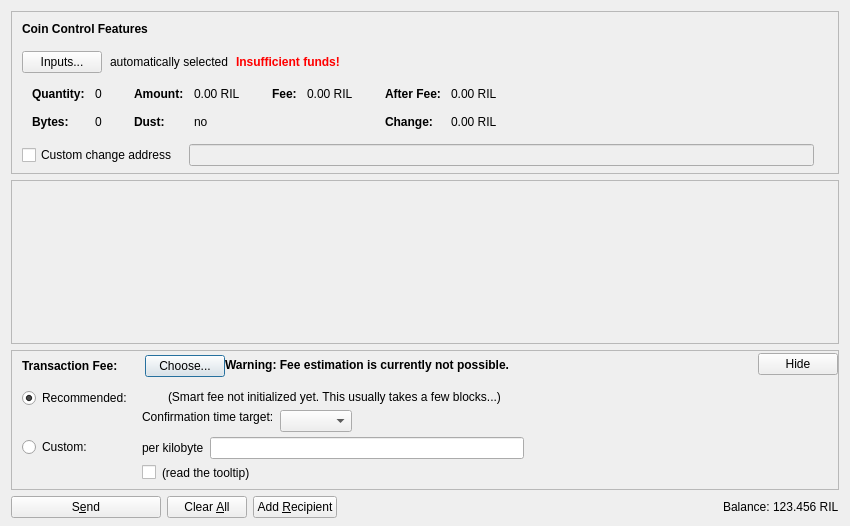
<?xml version="1.0" encoding="UTF-8"?>
<ui version="4.0">
 <class>SendCoinsDialog</class>
 <widget class="QDialog" name="SendCoinsDialog">
  <property name="geometry">
   <rect>
    <x>0</x>
    <y>0</y>
    <width>850</width>
    <height>526</height>
   </rect>
  </property>
  <property name="windowTitle">
   <string>Send Coins</string>
  </property>
  <layout class="QVBoxLayout" name="verticalLayout" stretch="0,1,0,0">
   <property name="bottomMargin">
    <number>8</number>
   </property>
   <item>
    <widget class="QFrame" name="frameCoinControl">
     <property name="sizePolicy">
      <sizepolicy hsizetype="Expanding" vsizetype="Expanding">
       <horstretch>0</horstretch>
       <verstretch>0</verstretch>
      </sizepolicy>
     </property>
     <property name="maximumSize">
      <size>
       <width>16777215</width>
       <height>16777215</height>
      </size>
     </property>
     <property name="frameShape">
      <enum>QFrame::StyledPanel</enum>
     </property>
     <property name="frameShadow">
      <enum>QFrame::Sunken</enum>
     </property>
     <layout class="QVBoxLayout" name="verticalLayoutCoinControl2">
      <property name="spacing">
       <number>0</number>
      </property>
      <property name="leftMargin">
       <number>0</number>
      </property>
      <property name="topMargin">
       <number>0</number>
      </property>
      <property name="rightMargin">
       <number>0</number>
      </property>
      <property name="bottomMargin">
       <number>6</number>
      </property>
      <item>
       <layout class="QVBoxLayout" name="verticalLayoutCoinControl" stretch="0,0,0,0,1">
        <property name="spacing">
         <number>0</number>
        </property>
        <property name="leftMargin">
         <number>10</number>
        </property>
        <property name="topMargin">
         <number>10</number>
        </property>
        <item>
         <layout class="QHBoxLayout" name="horizontalLayoutCoinControl1">
          <property name="bottomMargin">
           <number>15</number>
          </property>
          <item>
           <widget class="QLabel" name="labelCoinControlFeatures">
            <property name="sizePolicy">
             <sizepolicy hsizetype="Preferred" vsizetype="Maximum">
              <horstretch>0</horstretch>
              <verstretch>0</verstretch>
             </sizepolicy>
            </property>
            <property name="font">
             <font>
              <weight>75</weight>
              <bold>true</bold>
             </font>
            </property>
            <property name="styleSheet">
             <string notr="true">font-weight:bold;</string>
            </property>
            <property name="text">
             <string>Coin Control Features</string>
            </property>
           </widget>
          </item>
         </layout>
        </item>
        <item>
         <layout class="QHBoxLayout" name="horizontalLayoutCoinControl2" stretch="0,0,0,0">
          <property name="spacing">
           <number>8</number>
          </property>
          <property name="bottomMargin">
           <number>10</number>
          </property>
          <item>
           <widget class="QPushButton" name="pushButtonCoinControl">
            <property name="styleSheet">
             <string notr="true"/>
            </property>
            <property name="text">
             <string>Inputs...</string>
            </property>
            <property name="autoDefault">
             <bool>false</bool>
            </property>
           </widget>
          </item>
          <item>
           <widget class="QLabel" name="labelCoinControlAutomaticallySelected">
            <property name="text">
             <string>automatically selected</string>
            </property>
            <property name="margin">
             <number>5</number>
            </property>
           </widget>
          </item>
          <item>
           <widget class="QLabel" name="labelCoinControlInsuffFunds">
            <property name="font">
             <font>
              <weight>75</weight>
              <bold>true</bold>
             </font>
            </property>
            <property name="styleSheet">
             <string notr="true">color:red;font-weight:bold;</string>
            </property>
            <property name="text">
             <string>Insufficient funds!</string>
            </property>
            <property name="margin">
             <number>5</number>
            </property>
           </widget>
          </item>
          <item>
           <spacer name="horizontalSpacerCoinControl">
            <property name="orientation">
             <enum>Qt::Horizontal</enum>
            </property>
            <property name="sizeHint" stdset="0">
             <size>
              <width>40</width>
              <height>1</height>
             </size>
            </property>
           </spacer>
          </item>
         </layout>
        </item>
        <item>
         <widget class="QWidget" name="widgetCoinControl" native="true">
          <property name="sizePolicy">
           <sizepolicy hsizetype="Preferred" vsizetype="Preferred">
            <horstretch>0</horstretch>
            <verstretch>0</verstretch>
           </sizepolicy>
          </property>
          <property name="minimumSize">
           <size>
            <width>0</width>
            <height>0</height>
           </size>
          </property>
          <property name="styleSheet">
           <string notr="true"/>
          </property>
          <layout class="QHBoxLayout" name="horizontalLayoutCoinControl5">
           <property name="leftMargin">
            <number>0</number>
           </property>
           <property name="topMargin">
            <number>0</number>
           </property>
           <property name="rightMargin">
            <number>0</number>
           </property>
           <property name="bottomMargin">
            <number>0</number>
           </property>
           <item>
            <layout class="QHBoxLayout" name="horizontalLayoutCoinControl3" stretch="0,0,0,1">
             <property name="spacing">
              <number>20</number>
             </property>
             <property name="topMargin">
              <number>0</number>
             </property>
             <property name="bottomMargin">
              <number>10</number>
             </property>
             <item>
              <layout class="QFormLayout" name="formLayoutCoinControl1">
               <property name="horizontalSpacing">
                <number>10</number>
               </property>
               <property name="verticalSpacing">
                <number>14</number>
               </property>
               <property name="leftMargin">
                <number>10</number>
               </property>
               <property name="topMargin">
                <number>4</number>
               </property>
               <property name="rightMargin">
                <number>6</number>
               </property>
               <item row="0" column="0">
                <widget class="QLabel" name="labelCoinControlQuantityText">
                 <property name="font">
                  <font>
                   <weight>75</weight>
                   <bold>true</bold>
                  </font>
                 </property>
                 <property name="text">
                  <string>Quantity:</string>
                 </property>
                 <property name="margin">
                  <number>0</number>
                 </property>
                </widget>
               </item>
               <item row="0" column="1">
                <widget class="QLabel" name="labelCoinControlQuantity">
                 <property name="cursor">
                  <cursorShape>IBeamCursor</cursorShape>
                 </property>
                 <property name="contextMenuPolicy">
                  <enum>Qt::ActionsContextMenu</enum>
                 </property>
                 <property name="text">
                  <string notr="true">0</string>
                 </property>
                 <property name="margin">
                  <number>0</number>
                 </property>
                 <property name="textInteractionFlags">
                  <set>Qt::LinksAccessibleByMouse|Qt::TextSelectableByKeyboard|Qt::TextSelectableByMouse</set>
                 </property>
                </widget>
               </item>
               <item row="1" column="0">
                <widget class="QLabel" name="labelCoinControlBytesText">
                 <property name="font">
                  <font>
                   <weight>75</weight>
                   <bold>true</bold>
                  </font>
                 </property>
                 <property name="text">
                  <string>Bytes:</string>
                 </property>
                </widget>
               </item>
               <item row="1" column="1">
                <widget class="QLabel" name="labelCoinControlBytes">
                 <property name="cursor">
                  <cursorShape>IBeamCursor</cursorShape>
                 </property>
                 <property name="contextMenuPolicy">
                  <enum>Qt::ActionsContextMenu</enum>
                 </property>
                 <property name="text">
                  <string notr="true">0</string>
                 </property>
                 <property name="textInteractionFlags">
                  <set>Qt::LinksAccessibleByMouse|Qt::TextSelectableByKeyboard|Qt::TextSelectableByMouse</set>
                 </property>
                </widget>
               </item>
              </layout>
             </item>
             <item>
              <layout class="QFormLayout" name="formLayoutCoinControl2">
               <property name="horizontalSpacing">
                <number>10</number>
               </property>
               <property name="verticalSpacing">
                <number>14</number>
               </property>
               <property name="leftMargin">
                <number>6</number>
               </property>
               <property name="topMargin">
                <number>4</number>
               </property>
               <property name="rightMargin">
                <number>6</number>
               </property>
               <item row="0" column="0">
                <widget class="QLabel" name="labelCoinControlAmountText">
                 <property name="font">
                  <font>
                   <weight>75</weight>
                   <bold>true</bold>
                  </font>
                 </property>
                 <property name="text">
                  <string>Amount:</string>
                 </property>
                 <property name="margin">
                  <number>0</number>
                 </property>
                </widget>
               </item>
               <item row="0" column="1">
                <widget class="QLabel" name="labelCoinControlAmount">
                 <property name="cursor">
                  <cursorShape>IBeamCursor</cursorShape>
                 </property>
                 <property name="contextMenuPolicy">
                  <enum>Qt::ActionsContextMenu</enum>
                 </property>
                 <property name="text">
                  <string notr="true">0.00 RIL</string>
                 </property>
                 <property name="textInteractionFlags">
                  <set>Qt::LinksAccessibleByMouse|Qt::TextSelectableByKeyboard|Qt::TextSelectableByMouse</set>
                 </property>
                </widget>
               </item>
               <item row="1" column="0">
                <widget class="QLabel" name="labelCoinControlLowOutputText">
                 <property name="font">
                  <font>
                   <weight>75</weight>
                   <bold>true</bold>
                  </font>
                 </property>
                 <property name="text">
                  <string>Dust:</string>
                 </property>
                </widget>
               </item>
               <item row="1" column="1">
                <widget class="QLabel" name="labelCoinControlLowOutput">
                 <property name="cursor">
                  <cursorShape>IBeamCursor</cursorShape>
                 </property>
                 <property name="contextMenuPolicy">
                  <enum>Qt::ActionsContextMenu</enum>
                 </property>
                 <property name="text">
                  <string notr="true">no</string>
                 </property>
                 <property name="textInteractionFlags">
                  <set>Qt::LinksAccessibleByMouse|Qt::TextSelectableByKeyboard|Qt::TextSelectableByMouse</set>
                 </property>
                </widget>
               </item>
              </layout>
             </item>
             <item>
              <layout class="QFormLayout" name="formLayoutCoinControl3">
               <property name="horizontalSpacing">
                <number>10</number>
               </property>
               <property name="verticalSpacing">
                <number>14</number>
               </property>
               <property name="leftMargin">
                <number>6</number>
               </property>
               <property name="topMargin">
                <number>4</number>
               </property>
               <property name="rightMargin">
                <number>6</number>
               </property>
               <item row="0" column="0">
                <widget class="QLabel" name="labelCoinControlFeeText">
                 <property name="font">
                  <font>
                   <weight>75</weight>
                   <bold>true</bold>
                  </font>
                 </property>
                 <property name="text">
                  <string>Fee:</string>
                 </property>
                 <property name="margin">
                  <number>0</number>
                 </property>
                </widget>
               </item>
               <item row="0" column="1">
                <widget class="QLabel" name="labelCoinControlFee">
                 <property name="cursor">
                  <cursorShape>IBeamCursor</cursorShape>
                 </property>
                 <property name="contextMenuPolicy">
                  <enum>Qt::ActionsContextMenu</enum>
                 </property>
                 <property name="text">
                  <string notr="true">0.00 RIL</string>
                 </property>
                 <property name="textInteractionFlags">
                  <set>Qt::LinksAccessibleByMouse|Qt::TextSelectableByKeyboard|Qt::TextSelectableByMouse</set>
                 </property>
                </widget>
               </item>
              </layout>
             </item>
             <item>
              <layout class="QFormLayout" name="formLayoutCoinControl4">
               <property name="horizontalSpacing">
                <number>10</number>
               </property>
               <property name="verticalSpacing">
                <number>14</number>
               </property>
               <property name="leftMargin">
                <number>6</number>
               </property>
               <property name="topMargin">
                <number>4</number>
               </property>
               <property name="rightMargin">
                <number>6</number>
               </property>
               <item row="0" column="0">
                <widget class="QLabel" name="labelCoinControlAfterFeeText">
                 <property name="font">
                  <font>
                   <weight>75</weight>
                   <bold>true</bold>
                  </font>
                 </property>
                 <property name="text">
                  <string>After Fee:</string>
                 </property>
                 <property name="margin">
                  <number>0</number>
                 </property>
                </widget>
               </item>
               <item row="0" column="1">
                <widget class="QLabel" name="labelCoinControlAfterFee">
                 <property name="cursor">
                  <cursorShape>IBeamCursor</cursorShape>
                 </property>
                 <property name="contextMenuPolicy">
                  <enum>Qt::ActionsContextMenu</enum>
                 </property>
                 <property name="text">
                  <string notr="true">0.00 RIL</string>
                 </property>
                 <property name="textInteractionFlags">
                  <set>Qt::LinksAccessibleByMouse|Qt::TextSelectableByKeyboard|Qt::TextSelectableByMouse</set>
                 </property>
                </widget>
               </item>
               <item row="1" column="0">
                <widget class="QLabel" name="labelCoinControlChangeText">
                 <property name="font">
                  <font>
                   <weight>75</weight>
                   <bold>true</bold>
                  </font>
                 </property>
                 <property name="text">
                  <string>Change:</string>
                 </property>
                </widget>
               </item>
               <item row="1" column="1">
                <widget class="QLabel" name="labelCoinControlChange">
                 <property name="cursor">
                  <cursorShape>IBeamCursor</cursorShape>
                 </property>
                 <property name="contextMenuPolicy">
                  <enum>Qt::ActionsContextMenu</enum>
                 </property>
                 <property name="text">
                  <string notr="true">0.00 RIL</string>
                 </property>
                 <property name="textInteractionFlags">
                  <set>Qt::LinksAccessibleByMouse|Qt::TextSelectableByKeyboard|Qt::TextSelectableByMouse</set>
                 </property>
                </widget>
               </item>
              </layout>
             </item>
            </layout>
           </item>
          </layout>
         </widget>
        </item>
        <item>
         <layout class="QHBoxLayout" name="horizontalLayoutCoinControl4" stretch="0,0,0">
          <property name="spacing">
           <number>12</number>
          </property>
          <property name="sizeConstraint">
           <enum>QLayout::SetDefaultConstraint</enum>
          </property>
          <property name="topMargin">
           <number>5</number>
          </property>
          <property name="rightMargin">
           <number>5</number>
          </property>
          <item>
           <widget class="QCheckBox" name="checkBoxCoinControlChange">
            <property name="toolTip">
             <string>If this is activated, but the change address is empty or invalid, change will be sent to a newly generated address.</string>
            </property>
            <property name="text">
             <string>Custom change address</string>
            </property>
           </widget>
          </item>
          <item>
           <widget class="QValidatedLineEdit" name="lineEditCoinControlChange">
            <property name="enabled">
             <bool>false</bool>
            </property>
            <property name="sizePolicy">
             <sizepolicy hsizetype="Expanding" vsizetype="Fixed">
              <horstretch>0</horstretch>
              <verstretch>0</verstretch>
             </sizepolicy>
            </property>
           </widget>
          </item>
          <item>
           <widget class="QLabel" name="labelCoinControlChangeLabel">
            <property name="sizePolicy">
             <sizepolicy hsizetype="Preferred" vsizetype="Expanding">
              <horstretch>0</horstretch>
              <verstretch>0</verstretch>
             </sizepolicy>
            </property>
            <property name="minimumSize">
             <size>
              <width>0</width>
              <height>0</height>
             </size>
            </property>
            <property name="text">
             <string/>
            </property>
            <property name="margin">
             <number>3</number>
            </property>
           </widget>
          </item>
         </layout>
        </item>
        <item>
         <spacer name="verticalSpacerCoinControl">
          <property name="orientation">
           <enum>Qt::Vertical</enum>
          </property>
          <property name="sizeHint" stdset="0">
           <size>
            <width>800</width>
            <height>1</height>
           </size>
          </property>
         </spacer>
        </item>
       </layout>
      </item>
     </layout>
    </widget>
   </item>
   <item>
    <widget class="QScrollArea" name="scrollArea">
     <property name="widgetResizable">
      <bool>true</bool>
     </property>
     <widget class="QWidget" name="scrollAreaWidgetContents">
      <property name="geometry">
       <rect>
        <x>0</x>
        <y>0</y>
        <width>830</width>
        <height>104</height>
       </rect>
      </property>
      <layout class="QVBoxLayout" name="verticalLayout_2" stretch="0,1">
       <property name="leftMargin">
        <number>0</number>
       </property>
       <property name="topMargin">
        <number>0</number>
       </property>
       <property name="rightMargin">
        <number>0</number>
       </property>
       <property name="bottomMargin">
        <number>0</number>
       </property>
       <item>
        <layout class="QVBoxLayout" name="entries">
         <property name="spacing">
          <number>6</number>
         </property>
        </layout>
       </item>
       <item>
        <spacer name="verticalSpacer">
         <property name="orientation">
          <enum>Qt::Vertical</enum>
         </property>
         <property name="sizeHint" stdset="0">
          <size>
           <width>20</width>
           <height>40</height>
          </size>
         </property>
        </spacer>
       </item>
      </layout>
     </widget>
    </widget>
   </item>
   <item>
    <widget class="QFrame" name="frameFee">
     <property name="sizePolicy">
      <sizepolicy hsizetype="Expanding" vsizetype="Expanding">
       <horstretch>0</horstretch>
       <verstretch>0</verstretch>
      </sizepolicy>
     </property>
     <property name="maximumSize">
      <size>
       <width>16777215</width>
       <height>16777215</height>
      </size>
     </property>
     <property name="frameShape">
      <enum>QFrame::StyledPanel</enum>
     </property>
     <property name="frameShadow">
      <enum>QFrame::Sunken</enum>
     </property>
     <layout class="QVBoxLayout" name="verticalLayoutFee1">
      <property name="spacing">
       <number>0</number>
      </property>
      <property name="leftMargin">
       <number>0</number>
      </property>
      <property name="topMargin">
       <number>0</number>
      </property>
      <property name="rightMargin">
       <number>0</number>
      </property>
      <property name="bottomMargin">
       <number>0</number>
      </property>
      <item>
       <layout class="QVBoxLayout" name="verticalLayoutFee2" stretch="0,0,0">
        <property name="spacing">
         <number>0</number>
        </property>
        <property name="leftMargin">
         <number>10</number>
        </property>
        <property name="topMargin">
         <number>0</number>
        </property>
        <item>
         <layout class="QHBoxLayout" name="horizontalLayoutFee1">
          <property name="bottomMargin">
           <number>0</number>
          </property>
          <item>
           <layout class="QVBoxLayout" name="verticalLayoutFee7">
            <property name="spacing">
             <number>0</number>
            </property>
            <item>
             <spacer name="verticalSpacerSmartFee">
              <property name="orientation">
               <enum>Qt::Vertical</enum>
              </property>
              <property name="sizeType">
               <enum>QSizePolicy::Fixed</enum>
              </property>
              <property name="sizeHint" stdset="0">
               <size>
                <width>1</width>
                <height>4</height>
               </size>
              </property>
             </spacer>
            </item>
            <item>
             <layout class="QHBoxLayout" name="horizontalLayoutSmartFee">
              <property name="spacing">
               <number>10</number>
              </property>
              <item>
               <widget class="QLabel" name="labelFeeHeadline">
                <property name="sizePolicy">
                 <sizepolicy hsizetype="Preferred" vsizetype="Maximum">
                  <horstretch>0</horstretch>
                  <verstretch>0</verstretch>
                 </sizepolicy>
                </property>
                <property name="font">
                 <font>
                  <weight>75</weight>
                  <bold>true</bold>
                 </font>
                </property>
                <property name="styleSheet">
                 <string notr="true">font-weight:bold;</string>
                </property>
                <property name="text">
                 <string>Transaction Fee:</string>
                </property>
               </widget>
              </item>
              <item>
               <widget class="QLabel" name="labelFeeMinimized">
                <property name="text">
                 <string/>
                </property>
               </widget>
              </item>
              <item>
               <widget class="QPushButton" name="buttonChooseFee">
                <property name="text">
                 <string>Choose...</string>
                </property>
               </widget>
              </item>
             </layout>
            </item>
            <item>
             <spacer name="verticalSpacer_5">
              <property name="orientation">
               <enum>Qt::Vertical</enum>
              </property>
              <property name="sizeHint" stdset="0">
               <size>
                <width>1</width>
                <height>1</height>
               </size>
              </property>
             </spacer>
            </item>
           </layout>
          </item>
          <item>
           <widget class="QLabel" name="fallbackFeeWarningLabel">
            <property name="toolTip">
             <string>Using the fallbackfee can result in sending a transaction that will take several hours or days (or never) to confirm. Consider choosing your fee manually or wait until you have validated the complete chain.</string>
            </property>
            <property name="font">
            <font>
                <weight>75</weight>
                <bold>true</bold>
            </font>
            </property>
            <property name="text">
             <string>Warning: Fee estimation is currently not possible.</string>
            </property>
            <property name="wordWrap">
             <bool>false</bool>
            </property>
           </widget>
          </item>
          <item>
           <spacer name="horizontalSpacer_4">
            <property name="orientation">
             <enum>Qt::Horizontal</enum>
            </property>
            <property name="sizeType">
             <enum>QSizePolicy::MinimumExpanding</enum>
            </property>
            <property name="sizeHint" stdset="0">
             <size>
              <width>40</width>
              <height>20</height>
             </size>
            </property>
           </spacer>
          </item>
          <item>
           <widget class="QPushButton" name="buttonMinimizeFee">
            <property name="toolTip">
             <string>collapse fee-settings</string>
            </property>
            <property name="text">
             <string>Hide</string>
            </property>
           </widget>
          </item>
         </layout>
        </item>
        <item>
         <widget class="QFrame" name="frameFeeSelection">
          <layout class="QVBoxLayout" name="verticalLayoutFee12">
           <property name="spacing">
            <number>0</number>
           </property>
           <property name="leftMargin">
            <number>0</number>
           </property>
           <property name="topMargin">
            <number>0</number>
           </property>
           <property name="rightMargin">
            <number>0</number>
           </property>
           <property name="bottomMargin">
            <number>0</number>
           </property>
           <item>
            <layout class="QGridLayout" name="gridLayoutFee">
             <property name="topMargin">
              <number>10</number>
             </property>
             <property name="bottomMargin">
              <number>4</number>
             </property>
             <property name="horizontalSpacing">
              <number>10</number>
             </property>
             <property name="verticalSpacing">
              <number>4</number>
             </property>
             <item row="1" column="1">
              <layout class="QVBoxLayout" name="verticalLayoutFee8">
               <property name="spacing">
                <number>6</number>
               </property>
               <item>
                <layout class="QHBoxLayout" name="horizontalLayoutFee13">
                 <item>
                  <widget class="QLabel" name="labelCustomPerKilobyte">
                   <property name="toolTip">
                    <string>If the custom fee is set to 1000 satoshis and the transaction is only 250 bytes, then &quot;per kilobyte&quot; only pays 250 satoshis in fee, while &quot;total at least&quot; pays 1000 satoshis. For transactions bigger than a kilobyte both pay by kilobyte.</string>
                   </property>
                   <property name="text">
                    <string>per kilobyte</string>
                   </property>
                  </widget>
                 </item>
                 <item>
                  <widget class="BitcoinAmountField" name="customFee"/>
                 </item>
                 <item>
                  <spacer name="horizontalSpacer_6">
                   <property name="orientation">
                    <enum>Qt::Horizontal</enum>
                   </property>
                   <property name="sizeHint" stdset="0">
                    <size>
                     <width>1</width>
                     <height>1</height>
                    </size>
                   </property>
                  </spacer>
                 </item>
                </layout>
               </item>
               <item>
                <layout class="QHBoxLayout" name="horizontalLayoutFee8">
                 <item>
                  <widget class="QCheckBox" name="checkBoxMinimumFee">
                   <property name="toolTip">
                    <string>Paying only the minimum fee is just fine as long as there is less transaction volume than space in the blocks. But be aware that this can end up in a never confirming transaction once there is more demand for rilcoin transactions than the network can process.</string>
                   </property>
                   <property name="text">
                    <string/>
                   </property>
                  </widget>
                 </item>
                 <item>
                  <widget class="QLabel" name="labelMinFeeWarning">
                   <property name="enabled">
                    <bool>true</bool>
                   </property>
                   <property name="toolTip">
                    <string>Paying only the minimum fee is just fine as long as there is less transaction volume than space in the blocks. But be aware that this can end up in a never confirming transaction once there is more demand for rilcoin transactions than the network can process.</string>
                   </property>
                   <property name="text">
                    <string>(read the tooltip)</string>
                   </property>
                   <property name="margin">
                    <number>5</number>
                   </property>
                  </widget>
                 </item>
                 <item>
                  <spacer name="horizontalSpacer_2">
                   <property name="orientation">
                    <enum>Qt::Horizontal</enum>
                   </property>
                   <property name="sizeHint" stdset="0">
                    <size>
                     <width>1</width>
                     <height>1</height>
                    </size>
                   </property>
                  </spacer>
                 </item>
                </layout>
               </item>
              </layout>
             </item>
             <item row="0" column="0">
              <layout class="QVBoxLayout" name="verticalLayoutFee4" stretch="0,1">
               <item>
                <widget class="QRadioButton" name="radioSmartFee">
                 <property name="text">
                  <string>Recommended:</string>
                 </property>
                 <property name="checked">
                  <bool>true</bool>
                 </property>
                 <attribute name="buttonGroup">
                  <string notr="true">groupFee</string>
                 </attribute>
                </widget>
               </item>
               <item>
                <spacer name="verticalSpacer_2">
                 <property name="orientation">
                  <enum>Qt::Vertical</enum>
                 </property>
                 <property name="sizeHint" stdset="0">
                  <size>
                   <width>1</width>
                   <height>1</height>
                  </size>
                 </property>
                </spacer>
               </item>
              </layout>
             </item>
             <item row="1" column="0">
              <layout class="QVBoxLayout" name="verticalLayoutFee9" stretch="0,1">
               <item>
                <widget class="QRadioButton" name="radioCustomFee">
                 <property name="text">
                  <string>Custom:</string>
                 </property>
                 <attribute name="buttonGroup">
                  <string notr="true">groupFee</string>
                 </attribute>
                </widget>
               </item>
               <item>
                <spacer name="verticalSpacer_6">
                 <property name="orientation">
                  <enum>Qt::Vertical</enum>
                 </property>
                 <property name="sizeHint" stdset="0">
                  <size>
                   <width>1</width>
                   <height>1</height>
                  </size>
                 </property>
                </spacer>
               </item>
              </layout>
             </item>
             <item row="0" column="1">
              <layout class="QVBoxLayout" name="verticalLayoutFee3" stretch="0,0,1">
               <property name="spacing">
                <number>6</number>
               </property>
               <property name="topMargin">
                <number>2</number>
               </property>
               <item>
                <layout class="QHBoxLayout" name="horizontalLayoutFee12">
                 <item>
                  <widget class="QLabel" name="labelSmartFee">
                   <property name="text">
                    <string/>
                   </property>
                   <property name="margin">
                    <number>2</number>
                   </property>
                  </widget>
                 </item>
                 <item>
                  <widget class="QLabel" name="labelFeeEstimation">
                   <property name="text">
                    <string/>
                   </property>
                  </widget>
                 </item>
                 <item>
                  <widget class="QLabel" name="labelSmartFee2">
                   <property name="text">
                    <string>(Smart fee not initialized yet. This usually takes a few blocks...)</string>
                   </property>
                   <property name="margin">
                    <number>2</number>
                   </property>
                  </widget>
                 </item>
                 <item>
                  <spacer name="horizontalSpacer_5">
                   <property name="orientation">
                    <enum>Qt::Horizontal</enum>
                   </property>
                   <property name="sizeHint" stdset="0">
                    <size>
                     <width>1</width>
                     <height>1</height>
                    </size>
                   </property>
                  </spacer>
                 </item>
                </layout>
               </item>
               <item>
                <layout class="QHBoxLayout" name="horizontalLayoutFee9">
                 <item>
                  <layout class="QVBoxLayout" name="verticalLayoutFee6">
                   <item>
                    <widget class="QLabel" name="labelSmartFee3">
                     <property name="text">
                      <string>Confirmation time target:</string>
                     </property>
                     <property name="margin">
                      <number>2</number>
                     </property>
                    </widget>
                   </item>
                   <item>
                    <spacer name="verticalSpacer_3">
                     <property name="orientation">
                      <enum>Qt::Vertical</enum>
                     </property>
                     <property name="sizeHint" stdset="0">
                      <size>
                       <width>1</width>
                       <height>1</height>
                      </size>
                     </property>
                    </spacer>
                   </item>
                  </layout>
                 </item>
                 <item>
                  <layout class="QVBoxLayout" name="verticalLayoutFee5">
                   <property name="rightMargin">
                    <number>30</number>
                   </property>
                   <item>
                    <layout class="QHBoxLayout" name="horizontalLayoutConfTarget">
                     <property name="bottomMargin">
                      <number>0</number>
                     </property>
                     <item>
                      <widget class="QComboBox" name="confTargetSelector"/>
                     </item>
                     <item>
                      <spacer name="horizontalSpacerConfTarget">
                       <property name="orientation">
                        <enum>Qt::Horizontal</enum>
                       </property>
                       <property name="sizeHint" stdset="0">
                        <size>
                         <width>40</width>
                         <height>20</height>
                        </size>
                       </property>
                      </spacer>
                     </item>
                    </layout>
                   </item>
                  </layout>
                 </item>
                </layout>
               </item>
               <item>
                <spacer name="verticalSpacer_4">
                 <property name="orientation">
                  <enum>Qt::Vertical</enum>
                 </property>
                 <property name="sizeHint" stdset="0">
                  <size>
                   <width>1</width>
                   <height>1</height>
                  </size>
                 </property>
                </spacer>
               </item>
              </layout>
             </item>
            </layout>
           </item>
          </layout>
         </widget>
        </item>
        <item>
         <spacer name="verticalSpacerFee">
          <property name="orientation">
           <enum>Qt::Vertical</enum>
          </property>
          <property name="sizeHint" stdset="0">
           <size>
            <width>40</width>
            <height>5</height>
           </size>
          </property>
         </spacer>
        </item>
       </layout>
      </item>
     </layout>
    </widget>
   </item>
   <item>
    <layout class="QHBoxLayout" name="horizontalLayout">
     <item>
      <widget class="QPushButton" name="sendButton">
       <property name="minimumSize">
        <size>
         <width>150</width>
         <height>0</height>
        </size>
       </property>
       <property name="toolTip">
        <string>Confirm the send action</string>
       </property>
       <property name="text">
        <string>S&amp;end</string>
       </property>
       <property name="icon">
        <iconset resource="../bitcoin.qrc">
         <normaloff>:/icons/send</normaloff>:/icons/send</iconset>
       </property>
       <property name="autoDefault">
        <bool>false</bool>
       </property>
       <property name="default">
        <bool>false</bool>
       </property>
      </widget>
     </item>
     <item>
      <widget class="QPushButton" name="clearButton">
       <property name="sizePolicy">
        <sizepolicy hsizetype="Minimum" vsizetype="Fixed">
         <horstretch>0</horstretch>
         <verstretch>0</verstretch>
        </sizepolicy>
       </property>
       <property name="toolTip">
        <string>Clear all fields of the form.</string>
       </property>
       <property name="text">
        <string>Clear &amp;All</string>
       </property>
       <property name="icon">
        <iconset resource="../bitcoin.qrc">
         <normaloff>:/icons/remove</normaloff>:/icons/remove</iconset>
       </property>
       <property name="autoDefault">
        <bool>false</bool>
       </property>
      </widget>
     </item>
     <item>
      <widget class="QPushButton" name="addButton">
       <property name="toolTip">
        <string>Send to multiple recipients at once</string>
       </property>
       <property name="text">
        <string>Add &amp;Recipient</string>
       </property>
       <property name="icon">
        <iconset resource="../bitcoin.qrc">
         <normaloff>:/icons/add</normaloff>:/icons/add</iconset>
       </property>
       <property name="autoDefault">
        <bool>false</bool>
       </property>
      </widget>
     </item>
     <item>
      <spacer name="horizontalSpacer">
       <property name="orientation">
        <enum>Qt::Horizontal</enum>
       </property>
       <property name="sizeHint" stdset="0">
        <size>
         <width>40</width>
         <height>20</height>
        </size>
       </property>
      </spacer>
     </item>
     <item>
      <layout class="QHBoxLayout" name="horizontalLayout_2">
       <property name="spacing">
        <number>3</number>
       </property>
       <item>
        <widget class="QLabel" name="label">
         <property name="sizePolicy">
          <sizepolicy hsizetype="Preferred" vsizetype="Fixed">
           <horstretch>0</horstretch>
           <verstretch>0</verstretch>
          </sizepolicy>
         </property>
         <property name="text">
          <string>Balance:</string>
         </property>
        </widget>
       </item>
       <item>
        <widget class="QLabel" name="labelBalance">
         <property name="sizePolicy">
          <sizepolicy hsizetype="Preferred" vsizetype="Fixed">
           <horstretch>0</horstretch>
           <verstretch>0</verstretch>
          </sizepolicy>
         </property>
         <property name="cursor">
          <cursorShape>IBeamCursor</cursorShape>
         </property>
         <property name="text">
          <string notr="true">123.456 RIL</string>
         </property>
         <property name="textInteractionFlags">
          <set>Qt::LinksAccessibleByMouse|Qt::TextSelectableByKeyboard|Qt::TextSelectableByMouse</set>
         </property>
        </widget>
       </item>
      </layout>
     </item>
    </layout>
   </item>
  </layout>
 </widget>
 <customwidgets>
  <customwidget>
   <class>QValidatedLineEdit</class>
   <extends>QLineEdit</extends>
   <header>qt/qvalidatedlineedit.h</header>
  </customwidget>
  <customwidget>
   <class>BitcoinAmountField</class>
   <extends>QLineEdit</extends>
   <header>qt/bitcoinamountfield.h</header>
   <container>1</container>
  </customwidget>
 </customwidgets>
 <resources>
  <include location="../bitcoin.qrc"/>
 </resources>
 <connections/>
 <buttongroups>
  <buttongroup name="groupFee"/>
 </buttongroups>
</ui>
